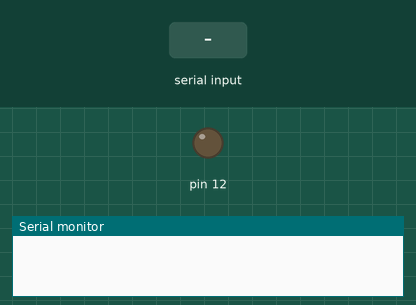
A sketch run on a simulated Arduino Uno, built with avr-gcc and run on an emulated ATmega328P. Parts: output pins drawn as LEDs (lit = HIGH), the last lines printed to the serial monitor. The inputs (shaded band) are chosen by the test bench.

Above: at 1.2 s.
1.3 s: "*start" received over the second serial link
At 1.7 s:
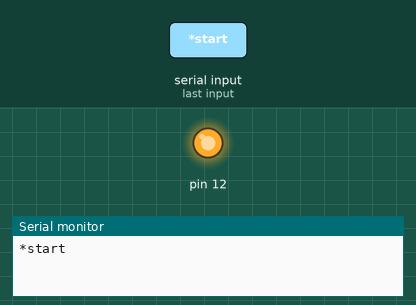
2.8 s: "*stop" received over the second serial link
Timing chart, 0 to 5.8 s (numbered marks = the images above; inputs shaded):
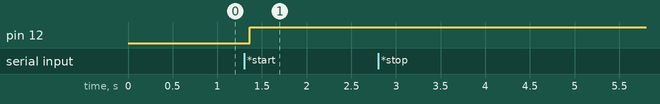

The sketch:

Voice_Activation_using_android_app_amr_voice.ino
```cpp
//Coded By: Angelo Casimiro (4/27/14)
//Voice Activated Arduino (Bluetooth + Android)
//Feel free to modify it but remember to give credit
#include <SoftwareSerial.h>

SoftwareSerial BT(11, 10); //TX, RX respetively
String voice;
int ledpin=12;
void setup() {
 BT.begin(9600);
 Serial.begin(9600);
  pinMode(ledpin, OUTPUT);

}
//-----------------------------------------------------------------------//
void loop() {
  while (BT.available()){  //Check if there is an available byte to read
  delay(10); //Delay added to make thing stable
  char c = BT.read(); //Conduct a serial read
  if (c == '#') {break;} //Exit the loop when the # is detected after the word
  voice += c; //Shorthand for voice = voice + c
  }
  if (voice.length() > 0) {
    Serial.println(voice);

  if(voice == "*start")
  {
    digitalWrite(ledpin, HIGH);
  }

  else if(voice == "*stop")
  {
    digitalWrite(ledpin, LOW);
  }
    else (voice == "*hi") ;
    {
   for(ledpin=0;ledpin<10;ledpin++)
   {digitalWrite(ledpin, LOW);delay(200); digitalWrite(ledpin, HIGH);delay(200);
  }}


voice="";}} //Reset the variable after initiating
```

Measured:
- after the input at 1.3 s, pin 12: LOW → HIGH after 0.06 s
